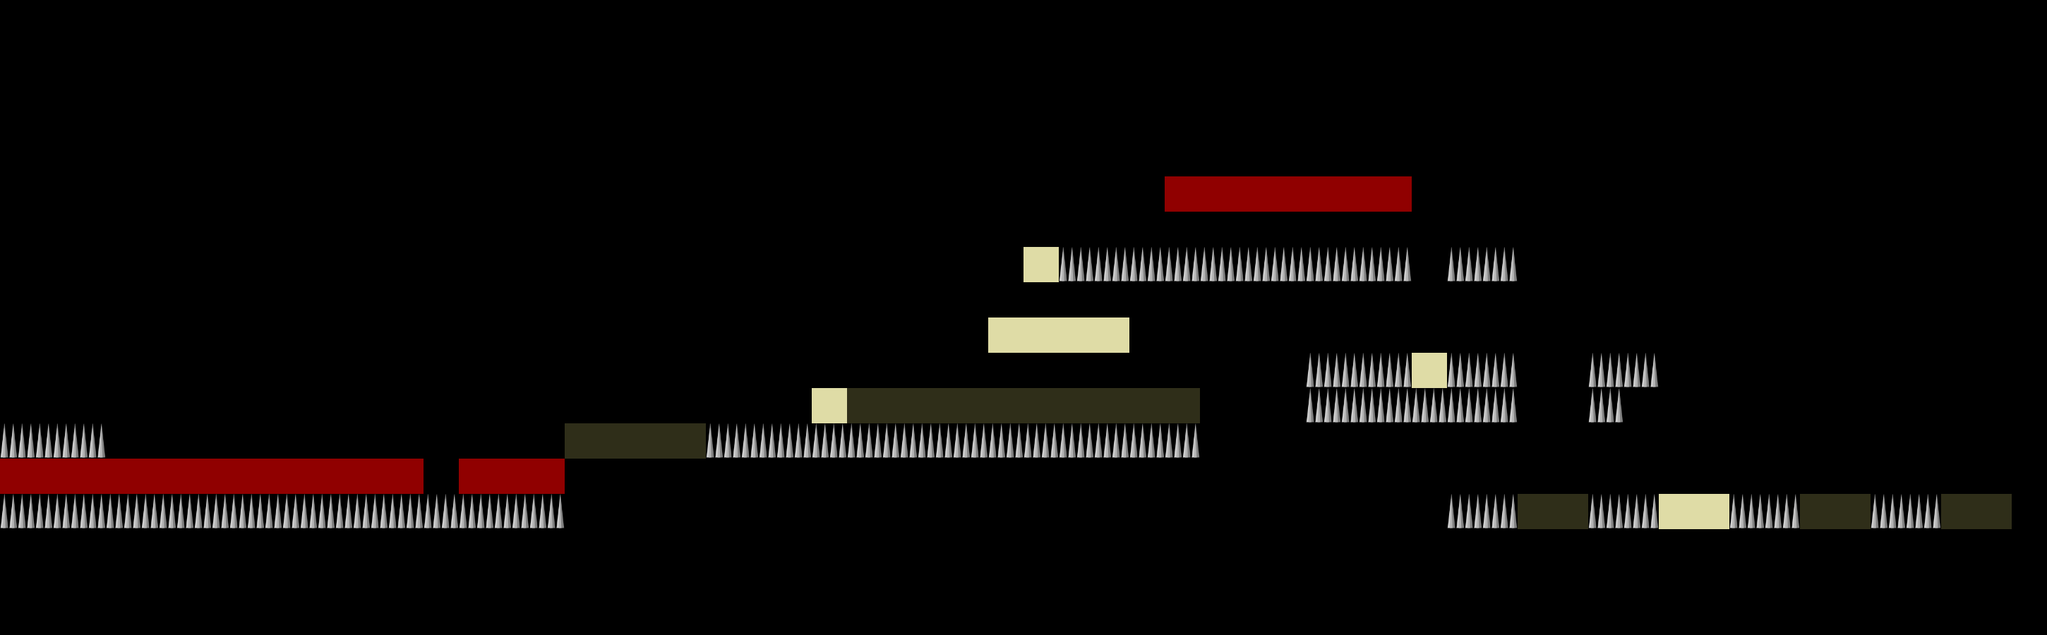

This is a level from a 2D game, rendered from its Tiled map with the project's own tilesets. A one-line summary and the map file follow, with tile-layer data summarised:
An orthogonal 58x18 tile map with 50x50 px tiles, 1 tile layer (Foreground) and 2 objects (player, goal).

<map version="1.0" orientation="orthogonal" width="58" height="18" tilewidth="50" tileheight="50">
 <tileset firstgid="1" name="l1full" tilewidth="50" tileheight="50">
  <image source="l1full.png" trans="00007f" width="300" height="50" />
 </tileset>
 <layer name="Foreground" width="58" height="18">
  <properties>
   <property name="tileset" value="l1full" />
  </properties>
  <data>[1044 cells, 118 non-empty, 4 distinct tile ids]</data>
 </layer>
 <objectgroup name="Object Layer 1" width="58" height="18">
  <object name="player" x="150" y="600" width="50" height="50" />
  <object name="goal" x="2500" y="850" width="50" height="50" />
 </objectgroup>
</map>
